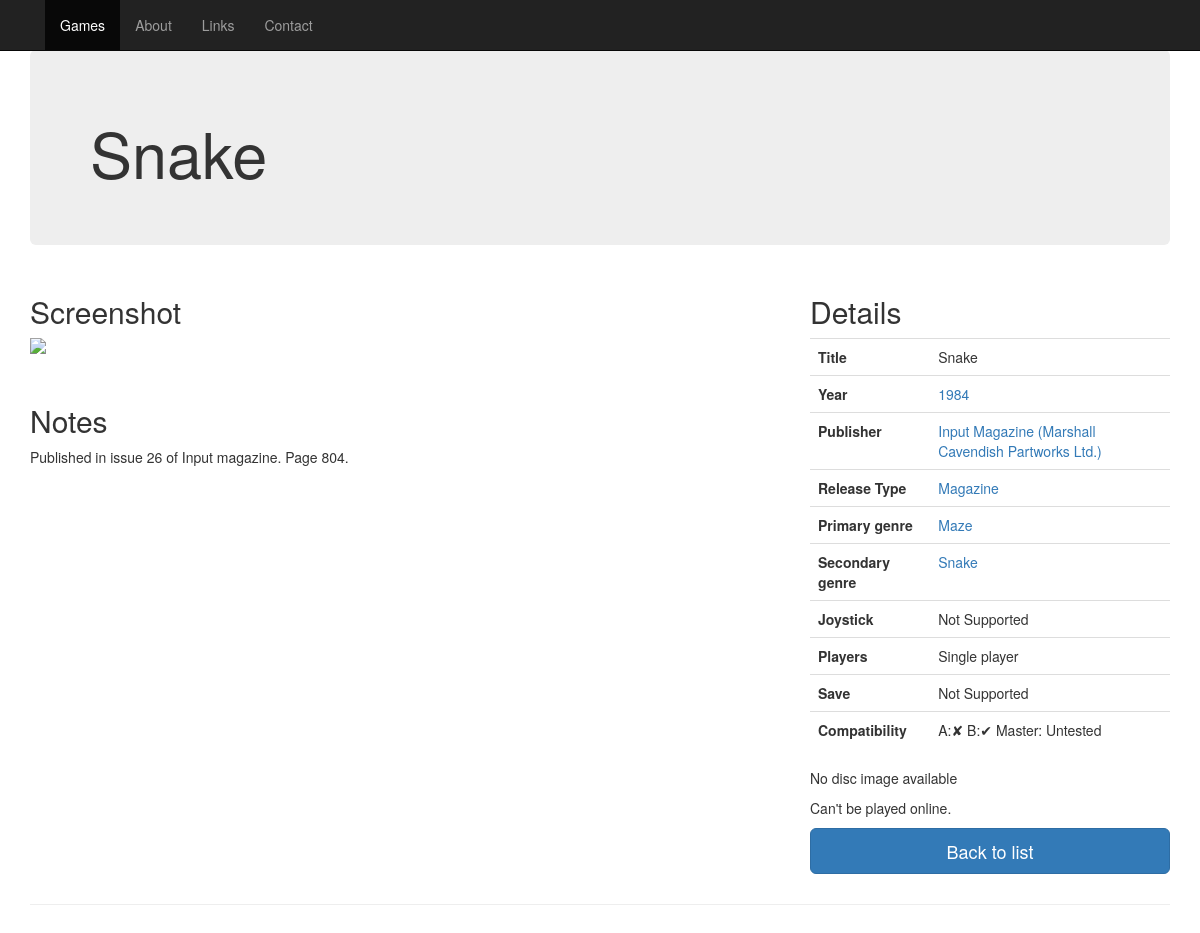
Screenshot of /game.php?id=2767 with the database file from the repository.
### tables this page shows
CREATE TABLE IF NOT EXISTS `games` (
  `id` int(11) NOT NULL,
  `parent` int(11) DEFAULT NULL,
  `title_article` varchar(80) DEFAULT NULL,
  `title` varchar(255) NOT NULL,
  `year` varchar(4) DEFAULT NULL,
  `genre` int(11) DEFAULT NULL,
  `reltype` char(1) DEFAULT NULL,
  `notes` mediumtext,
  `players_min` int(11) NOT NULL DEFAULT '1',
  `players_max` int(11) NOT NULL DEFAULT '1',
  `joystick` char(1) DEFAULT NULL,
  `save` char(1) DEFAULT NULL,
  `hardware` varchar(255) DEFAULT NULL COMMENT 'Hardware required',
  `electron` char(1) DEFAULT NULL COMMENT 'Electron game changed to work on BBC.',
  `version` varchar(255) DEFAULT NULL,
  `compilation` varchar(255) DEFAULT NULL,
  `series` varchar(40) DEFAULT NULL,
  `series_no` varchar(20) DEFAULT NULL,
  `lastupdater` int(11) NOT NULL,
  `lastupdated` datetime NOT NULL,
  `created` datetime NOT NULL,
  `creator` int(11) NOT NULL,
  `imgupdated` datetime DEFAULT NULL,
  `imgupdater` int(11) NOT NULL,
  `compat_a` char(1) DEFAULT 'N' COMMENT 'Model A Compatibility',
  `compat_b` char(1) DEFAULT 'Y' COMMENT 'Model B Compatibility',
  `compat_master` char(1) DEFAULT NULL COMMENT 'Master Compatibility'
);

CREATE TABLE IF NOT EXISTS `games_publishers` (
  `id` int(11) NOT NULL,
  `gameid` int(11) NOT NULL,
  `pubid` int(11) NOT NULL,
  `main` char(1) NOT NULL DEFAULT 'Y'
);

CREATE TABLE IF NOT EXISTS `publishers` (
  `id` int(11) NOT NULL,
  `name` varchar(255) NOT NULL
);

CREATE TABLE IF NOT EXISTS `reltype` (
  `id` char(1) NOT NULL DEFAULT '',
  `name` varchar(255) DEFAULT NULL,
  `selected` char(1) NOT NULL,
  `rel_order` int(13) DEFAULT NULL
);

CREATE TABLE IF NOT EXISTS `genres` (
  `id` int(11) NOT NULL,
  `name` varchar(255) NOT NULL
);

CREATE TABLE IF NOT EXISTS `game_genre` (
  `id` int(11) NOT NULL,
  `gameid` int(11) NOT NULL,
  `genreid` int(11) NOT NULL,
  `ord` int(11) DEFAULT NULL
);

### web/includes/playlink.php (called while the page is built, shortened)
<?php
function get_scrshot($file,$subdir) {
  $di='gameimg/screenshots/default.jpg';
  if ($subdir === NULL or $subdir === '') {
    $imgfile = 'gameimg/screenshots/' . $file;
  } else {
    $imgfile = 'gameimg/screenshots/' . $subdir . '/' . $file;
  }
  if (!file_exists($imgfile)) {
    $imgfile=$di;
  }
  return $imgfile;
}
function get_playlink($image,$jsbeeb,$wsroot) {
  $jsbdisc=$jsbeeb . '?autoboot&disc=';
  $url = Null;
  if ($image['customurl'] === NULL or $image['customurl'] === '' ) {
    $ssd=get_discloc($image['filename'],$image['subdir']);
  } else {
    $url = str_replace('%jsbeeb%',$jsbdisc,$image['customurl']);
    $url = str_replace('%wsroot%',$wsroot,$url);
  }
  return $url;
}
function get_discloc($file,$subdir) {
  $di = Null;
  if ($subdir === NULL or $subdir === '') {
    $imgfile = 'gameimg/discs/' . $file;
  } else {
    $imgfile = 'gameimg/discs/' . $subdir . '/' . $file;
  }
  if (!file_exists($imgfile)) {
    $imgfile=$di;
  }
  return $imgfile;
}
?>

### web/game.php (the view, shortened to what this page needs)
<?php
require 'includes/db_connect.php';
require 'includes/menu.php';
require 'includes/playlink.php';
$id=0;
if ( isset($_GET["id"])) {
  $id=intval($_GET["id"]);
}
$sql = "select g.id, g.title_article, g.title, g.parent, g.year, g.notes, g.joystick, g.players_min, g.players_max, g.save, g.hardware, g.version, g.compilation, g.electron, g.series, g.series_no, n.name as genre, r.id as relid, r.name as reltype, g.compat_a, g.compat_b, g.compat_master from games g left join genres n on n.id = g.genre left join reltype r on r.id = g.reltype where g.id  = ?";
$sth = $db->prepare($sql,array(PDO::ATTR_CURSOR => PDO::CURSOR_FWDONLY));
$sth->bindParam(1, $id, PDO::PARAM_INT);
if ($sth->execute()) {
  $game = $sth->fetch();
} else {
  echo "Error:";
  echo "\n";
  $sth->debugDumpParams ();
  $game=array();
}
$sql = "select * from screenshots where gameid  = ?";
$sth = $db->prepare($sql,array(PDO::ATTR_CURSOR => PDO::CURSOR_FWDONLY));
$sth->bindParam(1, $id, PDO::PARAM_INT);
if ($sth->execute()) {
  $shot = $sth->fetchAll();
} else {
  echo "Error:";
  echo "\n";
  $sth->debugDumpParams ();
  $shot=array();
}
$scrshot=get_scrshot($shot[0]['filename'],$shot[0]['subdir']);
$sql = "select * from images where gameid  = ?";
$sth = $db->prepare($sql,array(PDO::ATTR_CURSOR => PDO::CURSOR_FWDONLY));
$sth->bindParam(1, $id, PDO::PARAM_INT);
if ($sth->execute()) {
  $img = $sth->fetch();
} else {
  echo "Error:";
  echo "\n";
  $sth->debugDumpParams ();
  $img=array();
}
$ssd = get_discloc($img["filename"],$img['subdir']);
$jsbeeb=JB_LOC;
$root=WS_ROOT;
$playlink=get_playlink($img,$jsbeeb,$root);
if ( $ssd != NULL && file_exists($ssd)) {
  $imglink='<p><a type="button" class="btn btn-primary btn-lg center-block" onmousedown="log('.$id.',\'d\');" href="' . $ssd . '">Download</a></p>';
} else {
  $imglink="<p>No disc image available</p>";
}
if ($img['probs'] != 'N' and $playlink != NULL ) {
  if ($img['probs']=='P') {
    $imglink='<p style="text-align: center">This game doesn\'t work properly in jsbeeb.</p>' . $imglink .'<p><a type="button" class="btn btn-warning btn-lg center-block" onmousedown="log('.$id.',\'d\');" href="' . $playlink . '" >Play Anyway</a></p>';
  }else{
    $imglink=$imglink .'<p><a type="button" class="btn btn-primary btn-lg center-block" onmousedown="log('.$id.',\'d\');" href="' . $playlink . '" >Play</a></p>';
  }
} else {
  $imglink=$imglink."<p>Can't be played online.</p>";
}
$sql = "select * from game_genre gg, genres g where gg.gameid  = ? and gg.genreid = g.id";
$sth = $db->prepare($sql,array(PDO::ATTR_CURSOR => PDO::CURSOR_FWDONLY));
$sth->bindParam(1, $id, PDO::PARAM_INT);
if ($sth->execute()) {
  $genres = $sth->fetchAll();
} else {
  echo "Error:";
  echo "\n";
  $sth->debugDumpParams ();
  $genres=array();
}
$sql = "select * from games_publishers gp, publishers p where gp.gameid  = ? and gp.pubid = p.id";
$sth = $db->prepare($sql,array(PDO::ATTR_CURSOR => PDO::CURSOR_FWDONLY));
$sth->bindParam(1, $id, PDO::PARAM_INT);
if ($sth->execute()) {
  $publishers = $sth->fetchAll();
} else {
  echo "Error:";
  echo "\n";
  $sth->debugDumpParams ();
  $genres=array();
}
if (strlen($game["title_article"]) > 0) {
   $ta=$game["title_article"].' ';
} else {
   $ta='';
}
$split=explode('(',$game["title"]);
$title='<h1>' . $ta . $split[0];
if (count($split) > 1 ) {
   $title = $title . '</h1><p>(' . implode('(',array_slice($split,1)) . "</p>";
}  else {
   $title = $title . '</h1>';
}
$back_url='index.php';
$back_desc='home page';
if (array_key_exists('HTTP_REFERER', $_SERVER)) {
  if ( parse_url($_SERVER["HTTP_REFERER"],PHP_URL_HOST) == $_SERVER["SERVER_NAME"] ) {
    $back_url = "javascript:history.go(-1)";
    $back_desc='list';
  }
}
$s = '';
if ( ! empty($genres)) {
  $genretab='<tr><th>Secondary genre' . $s . '</th><td>';
  foreach ($genres as $genre) {
    $genretab=$genretab . '<a href="index.php?search='.urlencode($genre["name"]).'&on_S=on">' . $genre["name"] . "</a><br/>";
  }
  $genretab=$genretab . "</td></tr>";
} else {
  $genretab="";
}
$s = '';
if ( ! empty($publishers)) {
  $pubtab='<tr><th>Publisher' . $s . '</th><td>';
  foreach ($publishers as $publisher) {
    $pubtab=$pubtab . '<a href="index.php?search='. urlencode($publisher["name"]) .'&on_P=on">'.$publisher["name"] . "</a><br/>";
  }
  $pubtab=$pubtab . "</td></tr>";
} else {
  $pubtab="";
}
?><!DOCTYPE html>
<html lang="en">
  <head>
    <link href="bs/css/bootstrap.min.css" rel="stylesheet">
    <link href="bs/css/ie10-viewport-bug-workaround.css" rel="stylesheet">
    <link href="bs/css/jumbotron.css" rel="stylesheet">
  </head>
  <body>
 <nav class="navbar navbar-fixed-top navbar-inverse">
  <div class="container">
   <div class="navbar-header">
    <a href="index.php" class="navbar-brand"><?php echo $site_name?></a>
   </div>
  </div>
 </nav>
    <div class="container">
      <div class="jumbotron">
        <?php echo $title; ?>
      </div>
      <div class="row">
        <div class="col-md-8">
          <h2>Screenshot</h2>
          <p><img src="<?php echo $scrshot;?>" class="img-responsive"></p><p>&nbsp;</p>
<?php
   if ($game["notes"]!=Null ) {
      echo "<h2>Notes</h2><p>".$game["notes"]."</p>";
   }
   switch ($game['joystick']) {
    default:
        $js = "Not Supported";
   }
   switch ($game['save']) {
    default:
        $sa = "Not Supported";
   }
   if ($game["players_min"] == $game["players_max"]) {
      if ($game["players_min"] == 1) {
         $players="Single player";
      } else {
         $players=$game["players_min"] . " players";
      }
   } else {
      $players=$game["players_min"] . " to " . $game["players_max"];
   }
   $compat='';
   if (!empty($game['compat_a'])) {
     if ($game['compat_a'] == 'Y') {
       $compat = 'A:&#10004; ';
     } else {
       $compat = "A:&#10008; ";
     }
   }
   if (!empty($game['compat_b'])) {
     if ($game['compat_b'] == 'Y') {
       $compat = $compat . "B:&#10004; ";
     } else {
       $compat = $compat . "B:&#10008; ";
     }
   }
   if (!empty($game['compat_master'])) {
     if ($game['compat_master'] == 'Y') {
       $compat = $compat . "Master:&#10004; ";
     } elseif ($game['compat_master'] == 'N') {
       $compat = $compat . "Master:&#10008; ";
     } else {
       $compat = $compat . "Master: Partial ";
     }
   } else {
     $compat = $compat . "Master: Untested ";
   }
?>
        </div>
        <div class="col-md-4">
          <h2>Details</h2>
          <table class="table">
            <tr><th>Title</th><td><?php echo $ta . $game["title"];?></td></tr>
            <tr><th>Year</th><td><a href="index.php?search=<?php echo $game["year"];?>&on_Y=on"><?php echo $game["year"];?></a></td></tr>
            <?php echo $pubtab;?>
            <tr><th>Release Type</th><td><a href="index.php?rt_<?php echo $game["relid"];?>="><?php echo $game["reltype"];?></a></td></tr>
            <tr><th>Primary genre</th><td><a href="index.php?search=<?php echo urlencode($game["genre"]);?>&on_G=on"><?php echo $game["genre"];?></a></td></tr>
            <?php echo $genretab;?>
            <tr><th>Joystick</th><td><?php echo $js;?></td></tr>
            <tr><th>Players</th><td><?php echo $players;?></td></tr>
            <tr><th>Save</th><td><?php echo $sa;?></td></tr>
            <tr><th>Compatibility</th><td><?php echo $compat;?></td></tr>
          </table>
          <?php echo $imglink; ?>
          <p><a type="button" class="btn btn-primary btn-lg center-block" href="<?php echo $back_url ?>" title="Back">Back to <?php echo $back_desc ?></a></p>
        </div>
      </div>
      <hr>
    </div>
  </body>
</html>

### web/bs/css/jumbotron.css (style rules this page uses)
body { padding-top: 50px; padding-bottom: 20px; }

### rows the page displays
games: title "Snake", notes "Published in issue 26 of Input magazine. Page 804.", year "1984", reltype.name "Magazine", genres.name "Maze", joystick "Not Supported", players_min "Single player", save "Not Supported"
games_publishers: publishers.name "Input Magazine (Marshall Cavendish Partworks Ltd.)"
game_genre: genreid.name "Snake"

### other values shown
$name "Games"
$name "About"
$name "Links"
$name "Contact"
$compat "A:✘ B:✔ Master: Untested"
$back_desc "list"
